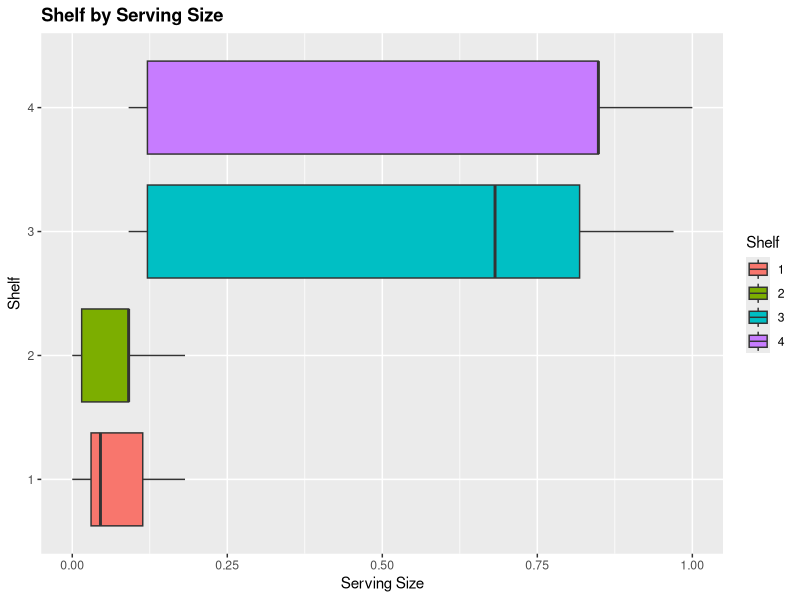
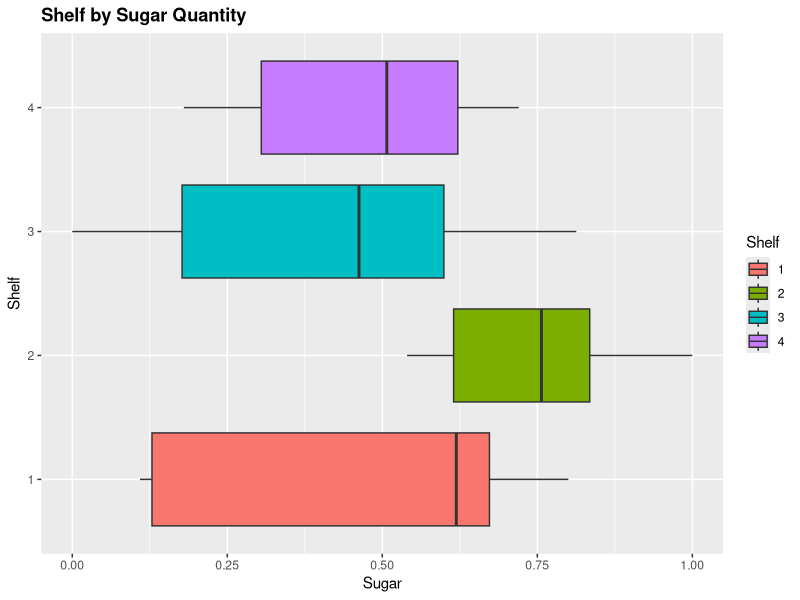
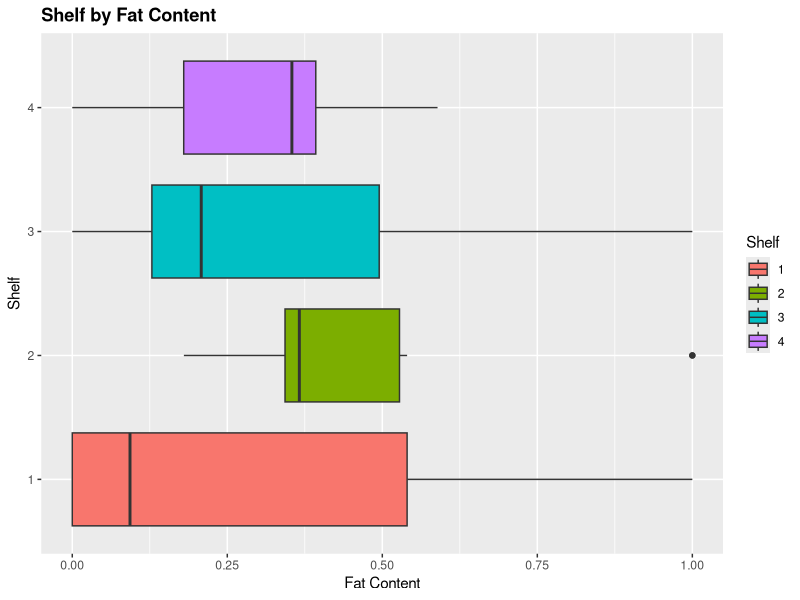
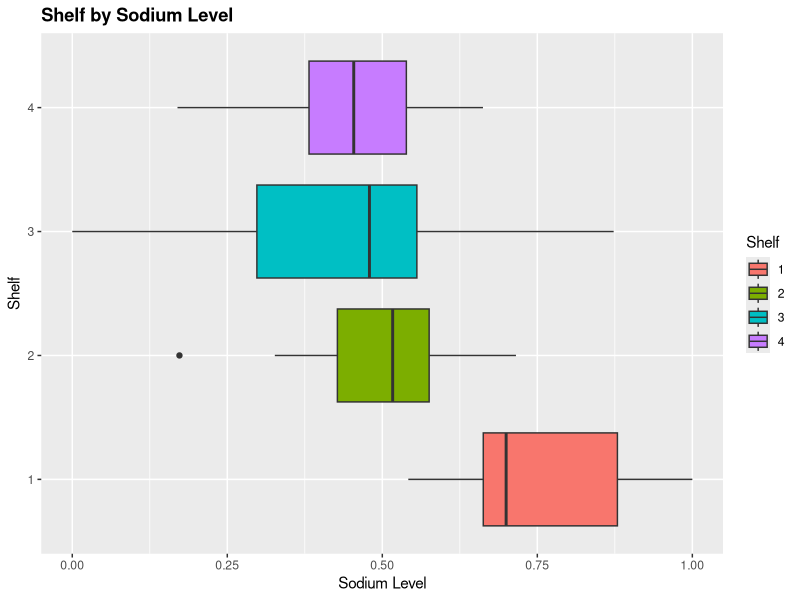

Write the R code that produced these figures, in order. (Note: this script raises an error after producing the figures.)
## ---- chunk 1
library(tidyverse)
library(patchwork)
## ---- chunk 2
cereal <- read_csv('../data/short-questions/cereal_dillons.csv')
## ---- chunk 3
# reformatting the explanatory variables
# cereal$Shelf <- factor(cereal$Shelf)
cereal$Cereal <- factor(cereal$Cereal)

# normalize the explanatory variables
# 1. divide by serving size
# 2. normalized
cereal$sugar_g <- cereal$sugar_g/cereal$size_g
cereal$fat_g <- cereal$fat_g/cereal$size_g
cereal$sodium_mg <- cereal$sodium_mg /cereal$size_g

cereal$size_g <- ((cereal$size_g - min(cereal$size_g)) 
                    /(max(cereal$size_g) - min(cereal$size_g)))

cereal$sugar_g <- ((cereal$sugar_g - min(cereal$sugar_g)) 
                    /(max(cereal$sugar_g) - min(cereal$sugar_g)))

cereal$fat_g <- ((cereal$fat_g - min(cereal$fat_g)) 
                    /(max(cereal$fat_g) - min(cereal$fat_g)))

cereal$sodium_mg <- ((cereal$sodium_mg - min(cereal$sodium_mg))
                    /(max(cereal$sodium_mg) - min(cereal$sodium_mg)))
## ---- chunk 4
p1 <- cereal %>%
  mutate(Shelf=as.factor(Shelf)) %>%
  ggplot(aes(Shelf, size_g)) +
  geom_boxplot(aes(fill = Shelf)) + 
  #geom_dotplot(aes(x = Shelf, y = size_g)) +
  coord_flip() +
  ggtitle("Shelf by Serving Size") + 
  theme(plot.title = element_text(lineheight=1, face="bold")) +
  ylab("Serving Size") +
  xlab("Shelf")

p2 <- cereal %>%
  mutate(Shelf=as.factor(Shelf)) %>%
  ggplot(aes(Shelf, sugar_g)) +
  geom_boxplot(aes(fill = Shelf)) + 
  #geom_dotplot(aes(x = Shelf, y=sugar_g)) +
  coord_flip() +
  ggtitle("Shelf by Sugar Quantity") + 
  theme(plot.title = element_text(lineheight=1, face="bold")) +
  ylab("Sugar") +
  xlab("Shelf")

p3 <- cereal %>%
  mutate(Shelf=as.factor(Shelf)) %>%
  ggplot(aes(Shelf, fat_g)) +
  geom_boxplot(aes(fill = Shelf)) + 
  #geom_dotplot(aes(x = Shelf, y = fat_g)) +
  coord_flip() +
  ggtitle("Shelf by Fat Content") + 
  theme(plot.title = element_text(lineheight=1, face="bold")) +
  ylab("Fat Content") +
  xlab("Shelf")

p4 <- cereal %>%
  mutate(Shelf=as.factor(Shelf)) %>%
  ggplot(aes(Shelf, sodium_mg)) +
  geom_boxplot(aes(fill = Shelf)) + 
  #geom_dotplot(aes(x = Shelf, y = sodium_mg)) +
  coord_flip() +
  ggtitle("Shelf by Sodium Level") + 
  theme(plot.title = element_text(lineheight=1, face="bold")) +
  ylab("Sodium Level") +
  xlab("Shelf")


grid.arrange(p1, p2, nrow = 2, ncol = 1)
grid.arrange(p3, p4, nrow = 2, ncol = 1)

## ---- chunk 5

## ---- chunk 6
model_cereal_shelves_linear    <- 'fill this in'
model_cereal_shelves_quadratic <- 'fill this in'
## ---- chunk 7
lrt_cereal_main_effects <- 'fill this in'
## ---- chunk 8
lrt_cereal_quadratic_effects <- 'fill this in'
## ---- chunk 9
aj_shelf_probs <- 'fill this in'
## ---- chunk 10
shelf_vs_sugar_plot <- 'fill this in'
## ---- chunk 11
odds_ratios <- 'fill this in'
## ---- chunk 12
drinks <- read_csv('../data/short-questions/DeHartSimplified.csv')
## ---- chunk 13
